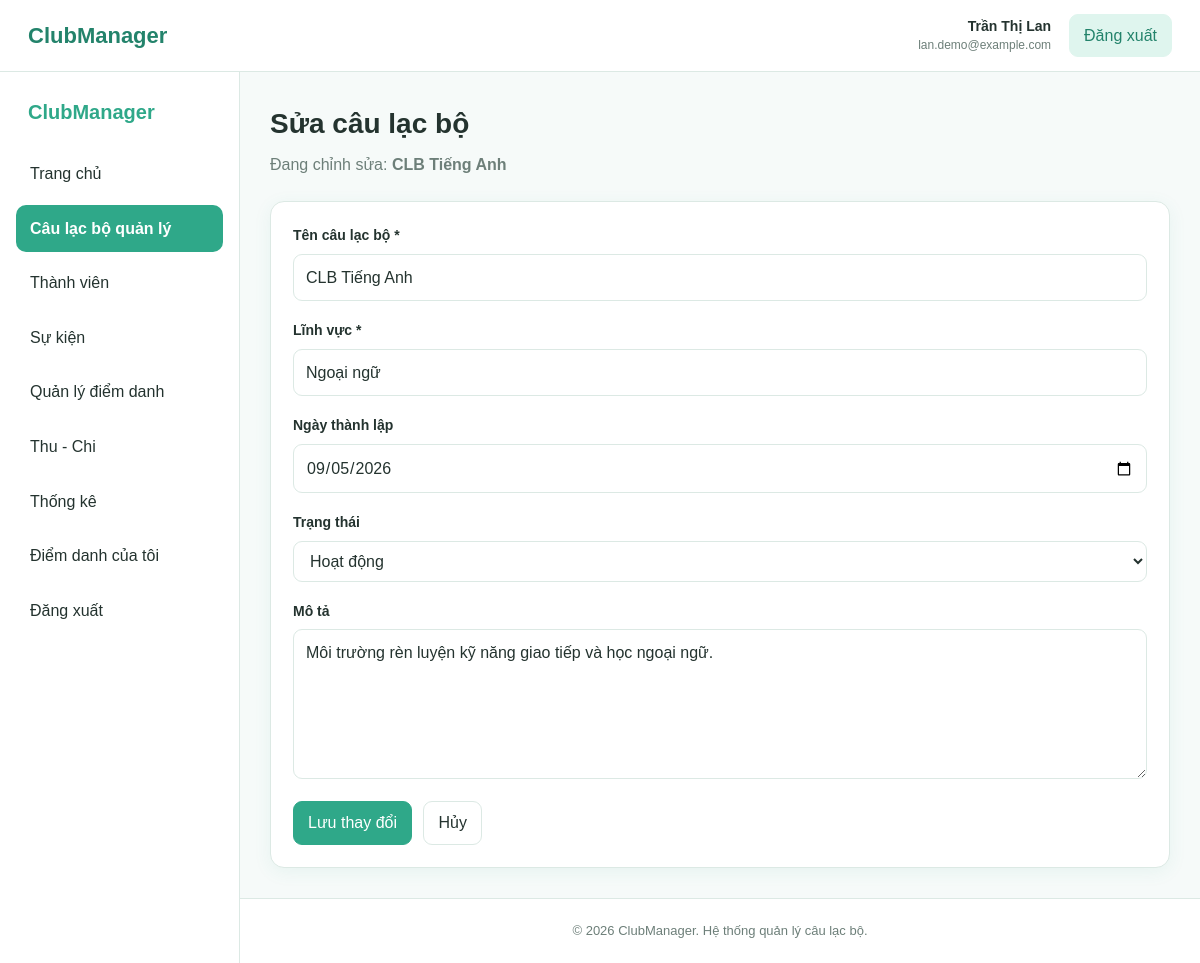
The app's page /sua-clb.php?id=2 (signed in) with its own data.
### tables this page shows
CREATE TABLE cau_lac_bo (
    id INT AUTO_INCREMENT PRIMARY KEY,

    ten_clb VARCHAR(150)
        NOT NULL,

    mo_ta TEXT,

    linh_vuc VARCHAR(100),

    ngay_thanh_lap DATE,

    trang_thai ENUM(
        'hoat_dong',
        'tam_dung'
    )
    NOT NULL DEFAULT 'hoat_dong',

    nguoi_tao_id INT
        NOT NULL,

    ngay_tao DATETIME
        NOT NULL DEFAULT CURRENT_TIMESTAMP,

    CONSTRAINT fk_clb_nguoi_tao
        FOREIGN KEY (nguoi_tao_id)
        REFERENCES nguoi_dung(id)
        ON UPDATE CASCADE
        ON DELETE RESTRICT
);

### sua-clb.php (the view, shortened to what this page needs)
<?php
require_once __DIR__ . '/config/database.php';
$userId = (int) $_SESSION['user_id'];
$clbId = (int) ($_GET['id'] ?? 0);
function e($value) {
    return htmlspecialchars((string)($value ?? ''), ENT_QUOTES, 'UTF-8');
}
$stmtClb = $pdo->prepare("
    SELECT *
    FROM cau_lac_bo
    WHERE id = :clb_id
      AND nguoi_tao_id = :user_id
    LIMIT 1
");
$stmtClb->execute([
    'clb_id' => $clbId,
    'user_id' => $userId
]);
$clb = $stmtClb->fetch();
$data = [
    'ten_clb' => $clb['ten_clb'],
    'linh_vuc' => $clb['linh_vuc'] ?? '',
    'ngay_thanh_lap' => $clb['ngay_thanh_lap'] ?? '',
    'trang_thai' => $clb['trang_thai'],
    'mo_ta' => $clb['mo_ta'] ?? ''
];
require_once __DIR__ . '/includes/header.php';
?>
<div class="app-layout">
    <?php require_once __DIR__ . '/includes/sidebar.php'; ?>
    <main class="main-content">
        <section class="page-header">
            <div>
                <h1>Sửa câu lạc bộ</h1>
                <p>
                    Đang chỉnh sửa:
                    <strong><?= e($clb['ten_clb']) ?></strong>
                </p>
            </div>
        </section>
        <div class="card">
            <form
                method="POST"
                action="sua-clb.php?id=<?= $clbId ?>"
            >
                <div class="form-group">
                    <label for="ten_clb">Tên câu lạc bộ *</label>
                    <input
                        type="text"
                        id="ten_clb"
                        name="ten_clb"
                        minlength="2"
                        maxlength="150"
                        value="<?= e($data['ten_clb']) ?>"
                        required
                    >
                </div>
                <div class="form-group">
                    <label for="linh_vuc">Lĩnh vực *</label>
                    <input
                        type="text"
                        id="linh_vuc"
                        name="linh_vuc"
                        maxlength="100"
                        value="<?= e($data['linh_vuc']) ?>"
                        required
                    >
                </div>
                <div class="form-group">
                    <label for="ngay_thanh_lap">Ngày thành lập</label>
                    <input
                        type="date"
                        id="ngay_thanh_lap"
                        name="ngay_thanh_lap"
                        value="<?= e($data['ngay_thanh_lap']) ?>"
                    >
                </div>
                <div class="form-group">
                    <label for="trang_thai">Trạng thái</label>
                    <select name="trang_thai" id="trang_thai">
                        <option
                            value="hoat_dong"
                            <?= $data['trang_thai'] === 'hoat_dong'
                                ? 'selected' : '' ?>
                        >
                            Hoạt động
                        </option>
                    </select>
                </div>
                <div class="form-group">
                    <label for="mo_ta">Mô tả</label>
                    <textarea
                        name="mo_ta"
                        id="mo_ta"
                        rows="5"
                    ><?= e($data['mo_ta']) ?></textarea>
                </div>
                <button type="submit" class="btn btn-primary">
                    Lưu thay đổi
                </button>
                <a href="clb-quan-tri.php" class="btn">
                    Hủy
                </a>
            </form>
        </div>
    </main>
</div>
<?php require_once __DIR__ . '/includes/footer.php'; ?>

### css/style.css (style rules this page uses)
:root { --primary: #2fa889; --primary-dark: #23836b; --primary-light: #dff5ee; --primary-soft: #eefaf6; --white: #ffffff; --background: #f6faf9; --text: #24332f; --text-light: #6d7f79; --border: #dce9e4; --success: #278563; --success-bg: #e4f6ef; --warning: #b57b22; --warning-bg: #fff4df; --danger: #c85353; --danger-bg: #fdeaea; --shadow: 0 4px 18px rgba(47, 168, 137, 0.08); --radius: 14px; --topbar-height: 72px; --sidebar-width: 240px; }
* { box-sizing: border-box; }
html { margin: 0; padding: 0; width: 100%; scroll-behavior: smooth; }
body { margin: 0; padding: 0; width: 100%; min-height: 100vh; font-family: Arial, Helvetica, sans-serif; background: var(--background); color: var(--text); line-height: 1.6; }
a { color: inherit; text-decoration: none; }
button, input, select, textarea { font: inherit; }
.app-layout { display: block; width: 100%; max-width: none; min-height: 100vh; padding-top: var(--topbar-height); }
.main-content { display: block; width: calc(100% - var(--sidebar-width)); max-width: none; min-width: 0; min-height: calc(100vh - var(--topbar-height)); margin-left: var(--sidebar-width); margin-right: 0; padding: 30px; }
.page-header { display: flex; align-items: center; justify-content: space-between; width: 100%; gap: 20px; margin-bottom: 24px; }
.page-header > div { min-width: 0; }
.page-header h1 { margin: 0 0 5px; font-size: 28px; color: var(--text); }
.page-header p { margin: 0; color: var(--text-light); }
.btn { display: inline-flex; align-items: center; justify-content: center; min-height: 38px; padding: 8px 14px; border: 1px solid var(--border); border-radius: 9px; background: var(--white); color: var(--text); cursor: pointer; transition: 0.2s; white-space: nowrap; }
.btn-primary { background: var(--primary); border-color: var(--primary); color: var(--white); }
.card { width: 100%; background: var(--white); border: 1px solid var(--border); border-radius: var(--radius); padding: 22px; box-shadow: var(--shadow); }
form { margin: 0; }
.form-group { width: 100%; margin-bottom: 18px; }
label { display: block; margin-bottom: 7px; font-size: 14px; font-weight: 600; }
input, select, textarea { display: block; width: 100%; max-width: 100%; padding: 10px 12px; border: 1px solid var(--border); border-radius: 9px; background: var(--white); color: var(--text); outline: none; transition: 0.2s; }
textarea { min-height: 100px; resize: vertical; }
form .btn { margin-top: 4px; margin-right: 7px; }
@media (min-width: 769px) { body { min-width: 769px; } }
@media (min-width: 769px) { .app-layout { display: block !important; width: 100% !important; max-width: none !important; } }
@media (min-width: 769px) { .main-content { display: block !important; width: calc(100% - var(--sidebar-width)) !important; max-width: none !important; margin-left: var(--sidebar-width) !important; margin-right: 0 !important; padding: 30px !important; } }
@media (min-width: 769px) { .page-header, .content-section, .section-header, .dashboard-cards, .card-grid, .table-wrapper { max-width: none !important; } }

### records on screen
cau_lac_bo: ten_clb "CLB Tiếng Anh", linh_vuc "Ngoại ngữ", ngay_thanh_lap "09/05/2026", trang_thai "Hoạt động", mo_ta "Môi trường rèn luyện kỹ năng giao tiếp và học ngoại ngữ."

### other values on screen
$userName "Trần Thị Lan"
$userEmail "lan.demo@example.com"
